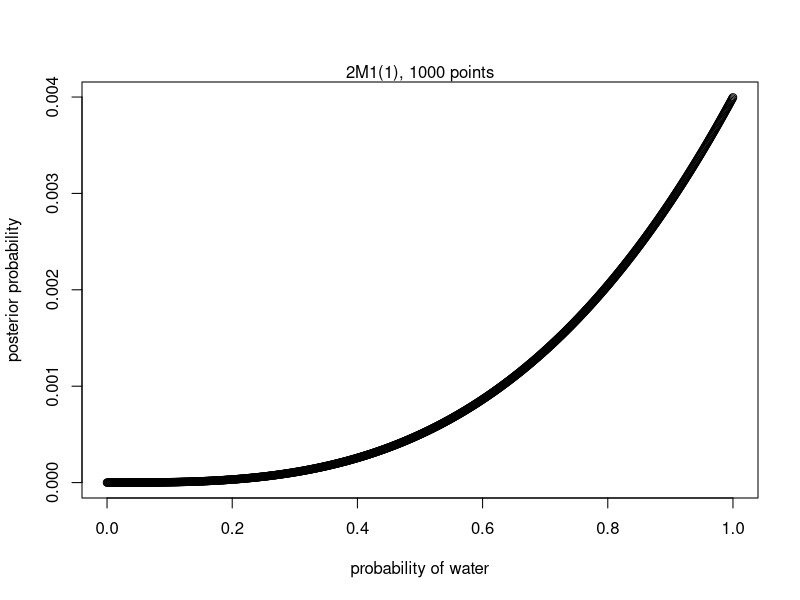
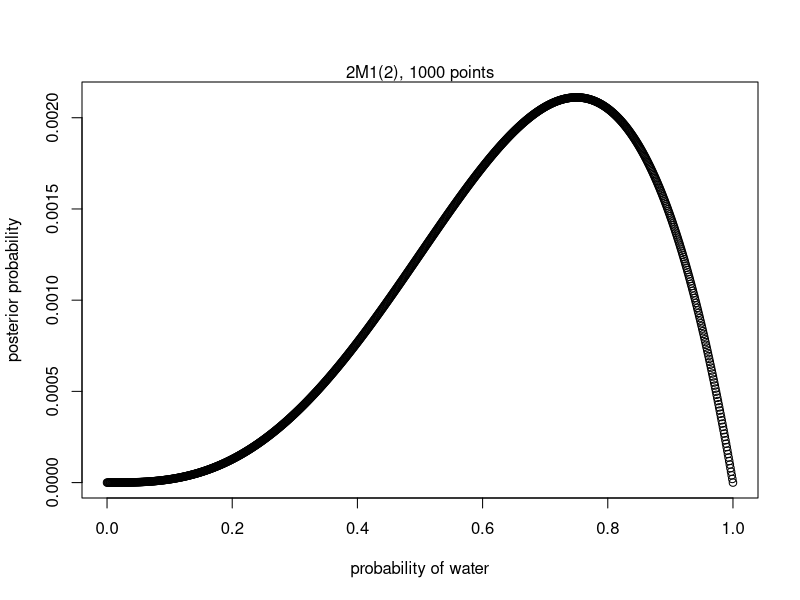
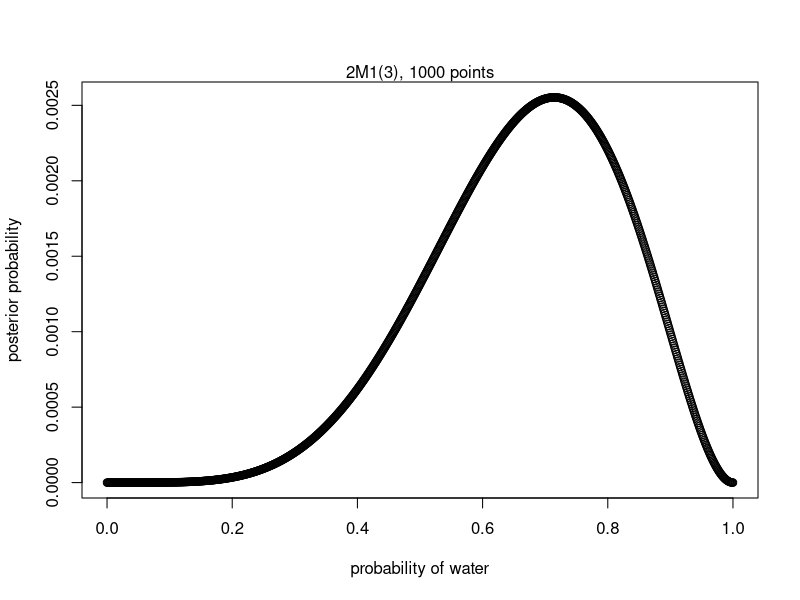
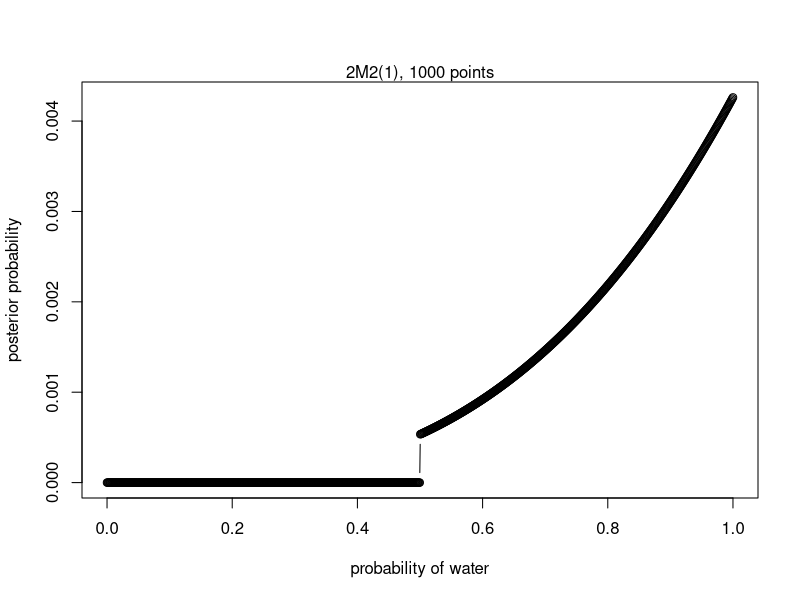
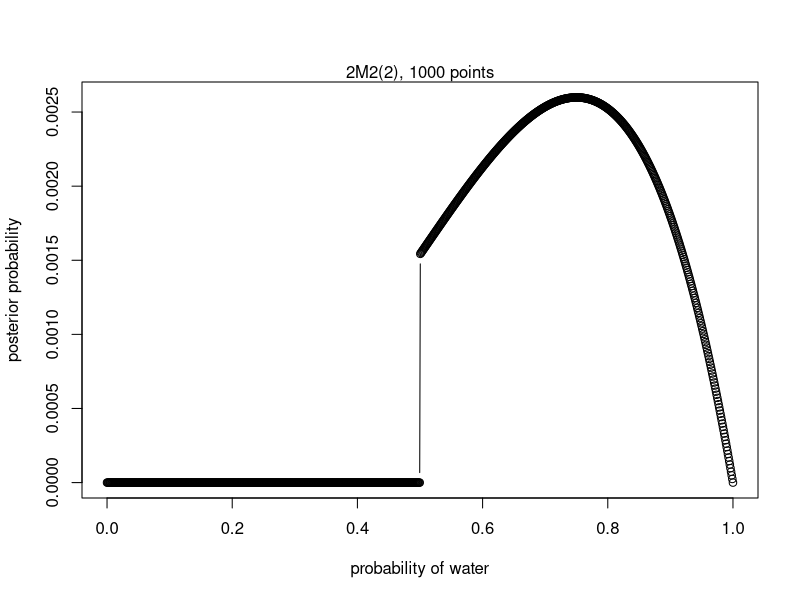
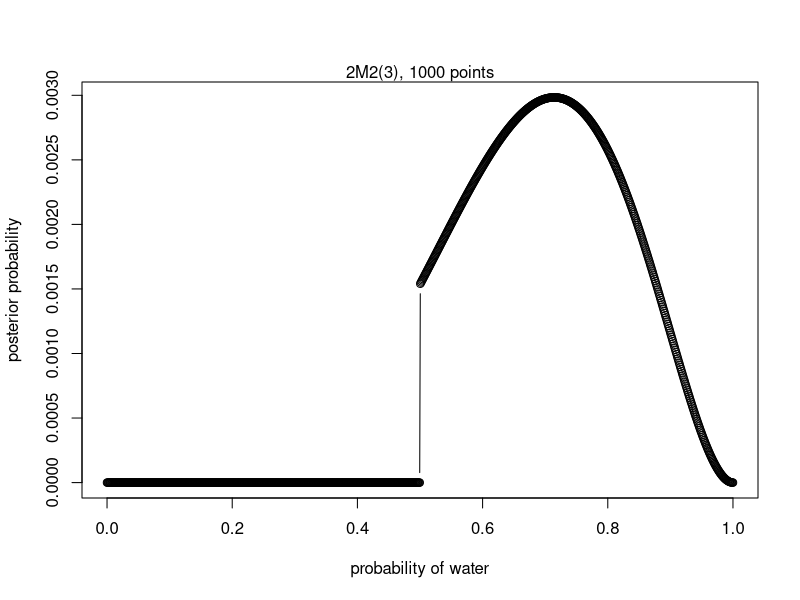

Write R code to recreate these figures, in order.
## ---- chunk 1
# define grid
p_grid = seq(from=0 , to=1 , length.out=1000)
# define prior
prior = rep(1 , 1000)
# compute likelihood at each value in grid
likelihood1 = dbinom(3 , size = 3, prob=p_grid)
# compute product of likelihood and prior
unstd.posterior1 = likelihood1 * prior
# standardize the posterior, so it sums to 1
posterior1 = unstd.posterior1 / sum(unstd.posterior1)

plot(p_grid, posterior1, type="b", xlab="probability of water" , ylab="posterior probability")
mtext( "2M1(1), 1000 points" )
## ---- chunk 2
# compute likelihood at each value in grid
likelihood2 = dbinom(3 , size = 4, prob=p_grid)
# compute product of likelihood and prior
unstd.posterior2 = likelihood2 * prior
# standardize the posterior, so it sums to 1
posterior2 = unstd.posterior2 / sum(unstd.posterior2)

plot(p_grid, posterior2, type="b", xlab="probability of water" , ylab="posterior probability")
mtext( "2M1(2), 1000 points" )
## ---- chunk 3
likelihood3 = dbinom(5 , size = 7, prob=p_grid)
# compute product of likelihood and prior
unstd.posterior3 = likelihood3 * prior
# standardize the posterior, so it sums to 1
posterior3 = unstd.posterior3 / sum(unstd.posterior3)

plot(p_grid, posterior3, type="b", xlab="probability of water" , ylab="posterior probability")
mtext( "2M1(3), 1000 points" )
## ---- chunk 4
# define prior
prior2 = c(rep(0 , 500), rep(2, 500))
# compute product of likelihood and prior
unstd.posterior2_1 = likelihood1 * prior2
# standardize the posterior, so it sums to 1
posterior2_1 = unstd.posterior2_1 / sum(unstd.posterior2_1)

plot(p_grid, posterior2_1, type="b", xlab="probability of water" , ylab="posterior probability")
mtext( "2M2(1), 1000 points" )
## ---- chunk 5
# compute product of likelihood and prior
unstd.posterior2_2 = likelihood2 * prior2
# standardize the posterior, so it sums to 1
posterior2_2 = unstd.posterior2_2 / sum(unstd.posterior2_2)

plot(p_grid, posterior2_2, type="b", xlab="probability of water" , ylab="posterior probability")
mtext( "2M2(2), 1000 points" )
## ---- chunk 6
# compute product of likelihood and prior
unstd.posterior2_3 = likelihood3 * prior2
# standardize the posterior, so it sums to 1
posterior2_3 = unstd.posterior2_3 / sum(unstd.posterior2_3)

plot(p_grid, posterior2_3, type="b", xlab="probability of water" , ylab="posterior probability")
mtext( "2M2(3), 1000 points" )
## ---- chunk 7
prior = c(0.5, 0.5)
prob = c(0.7, 0) #the two theta's you want to test out: "is theta = 0.7 (earth) or theta = 0 (mars)?"
likelihood = dbinom(0 , size = 1, prob=prob)
usd_posterior = likelihood*prior
posterior = usd_posterior/sum(usd_posterior)
posterior
## ---- chunk 8
prior = c(0.5, 0.5)
prob = c(0.1, 0.2)
likelihood = dbinom(1 , size = 1, prob=prob)
usd_posterior = likelihood*prior
posterior = usd_posterior/sum(usd_posterior)
posterior

sum(prob*posterior)
